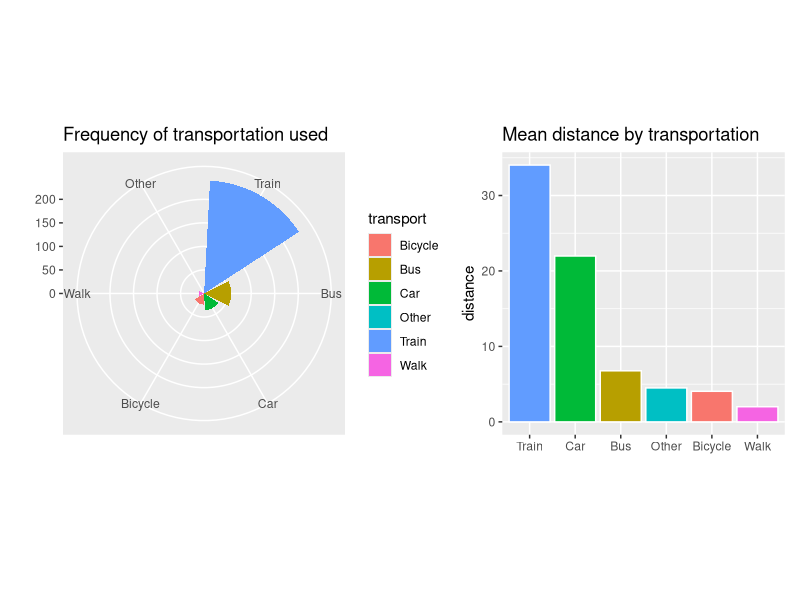
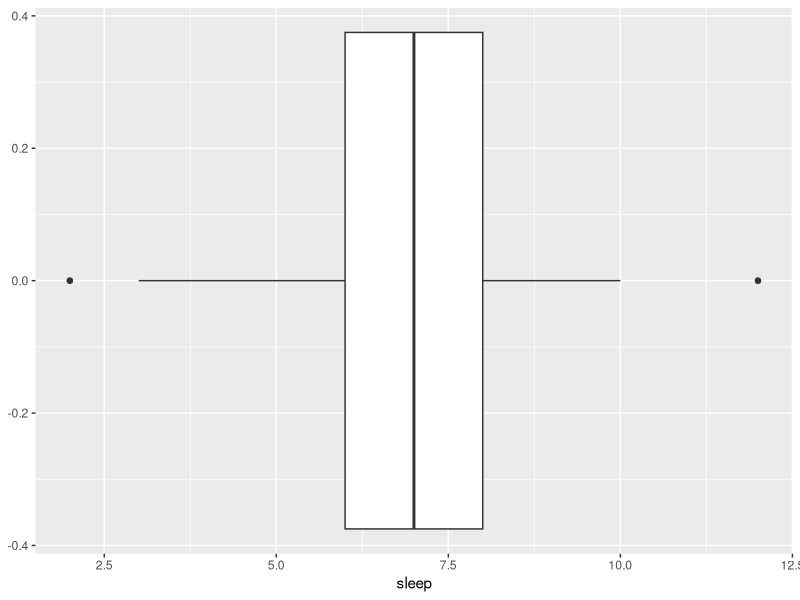
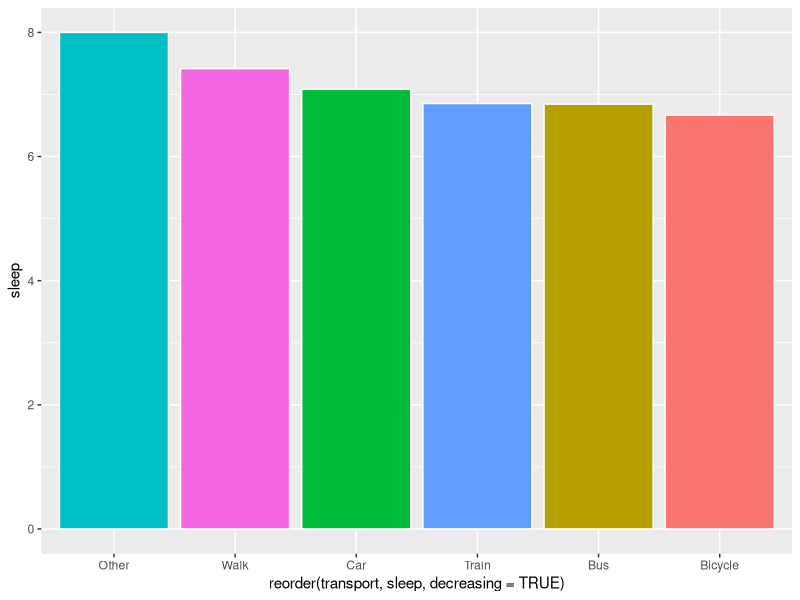
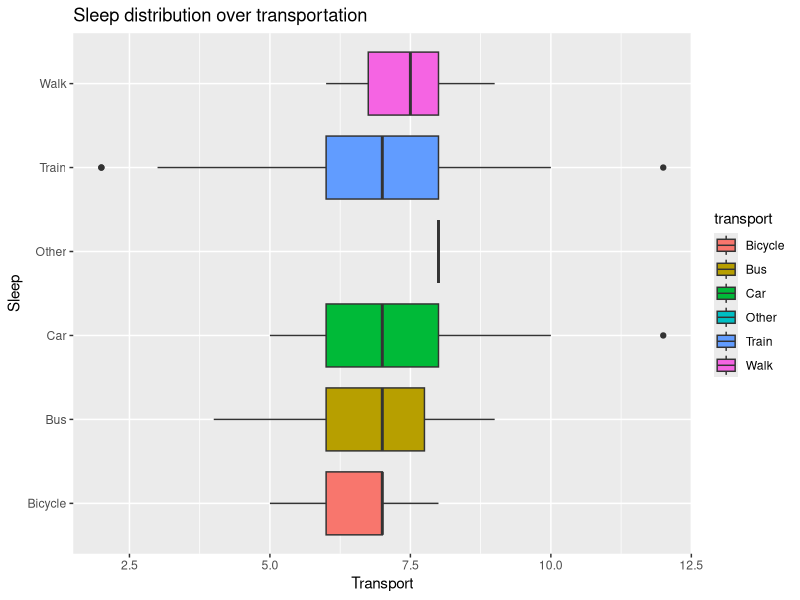

Recreate these plots in R, in order.
library(readxl)
library(ggplot2)
library(forcats)
library(tidyverse)
library(patchwork)

setwd('./homework-4')
getwd()

dataImprot <- read_excel('./Data_HW4.xlsx')
data <- dataImprot

# questions:
# what is the most used transportaition?
viz_transport <- ggplot(data = data, aes(x = fct_infreq(transport), fill = transport)) +
  geom_bar() +
  coord_polar() +
  labs(title = 'Frequency of transportation used', y = '', x = '')

# now we can see, that the most come by train followed by bus and then car.
# so what are the distances here for the ones by car, bus or train?
viz_distance <- data |>
  aggregate(distance ~ transport, mean) |>
  ggplot(aes(x = reorder(transport, distance, decreasing = TRUE), y = distance, fill = transport)) +
    geom_bar(stat = "identity", color = "white", show.legend = FALSE) +
  labs(title = 'Mean distance by transportation', x = '')

# seems to make sence
viz_transport + viz_distance

# does have the transportaion influence on the sleep?
# lets check first for outliers
ggplot(data, aes(x = sleep)) +
  geom_boxplot()

# the outliers are not to bad and we leav them in

data |>
  aggregate(sleep ~ transport, mean) |>
  ggplot(aes(x = reorder(transport, sleep, decreasing = TRUE), y = sleep, fill = transport)) +
  geom_bar(stat = "identity", color = "white", show.legend = FALSE)

ggplot(data, aes(x = transport, y = sleep, fill = transport)) +
  geom_boxplot() +
  coord_flip() +
  labs(title = "Sleep distribution over transportation",
       x = "Sleep",
       y = "Transport")
